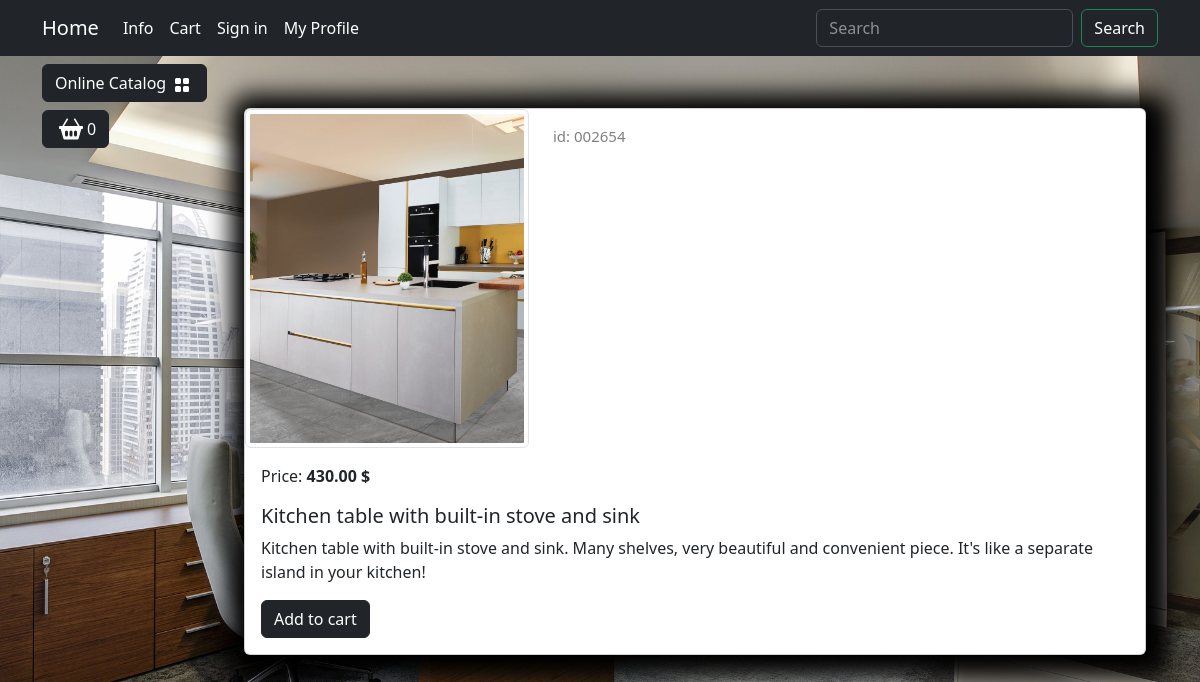
Page /catalog/product/kitchen-table-with-built-in-stove-and-sink/ on the earlier database version.
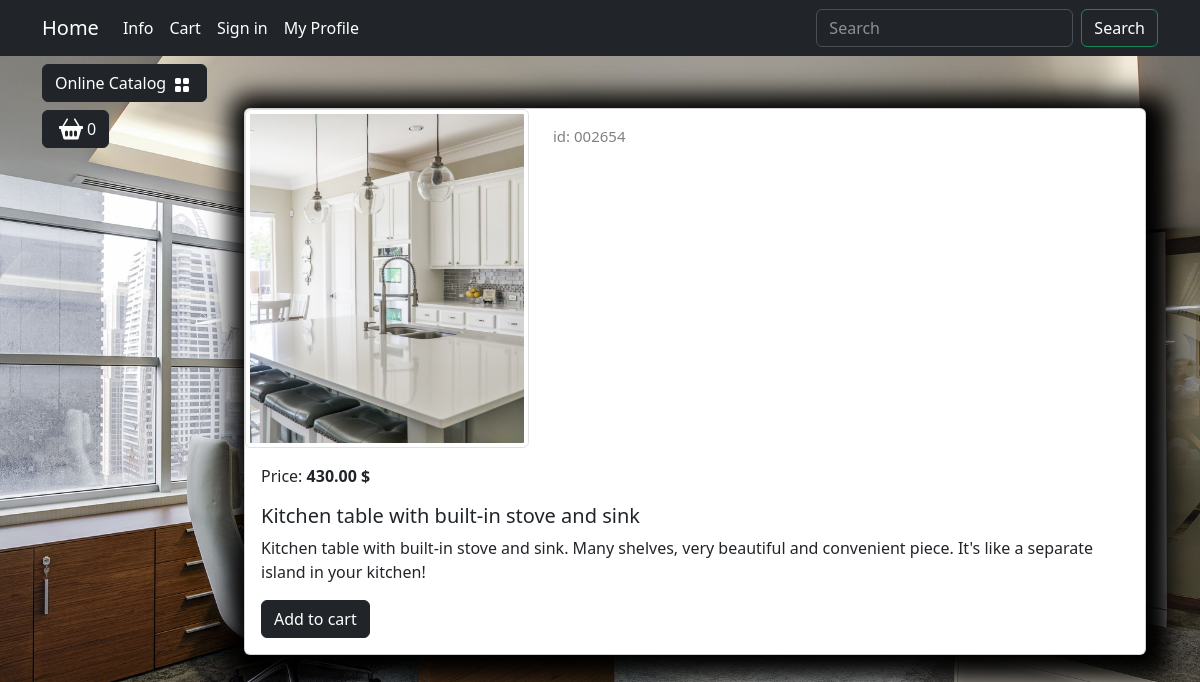
Same page on the later database version.
### goods/models.py (models this page shows, shortened)
class Product(models.Model):
    name = models.CharField(max_length=150, unique=True)
    slug = models.SlugField(max_length=200, unique=True, blank=True, null=True, verbose_name='URL')
    description = models.TextField(blank=True, null=True)
    image = models.ImageField(upload_to='goods_images', blank=True, null=True)
    price = models.DecimalField(default=0.00, max_digits=7, decimal_places=2)
    discount = models.DecimalField(default=0.00, max_digits=4, decimal_places=2)
    quantity = models.PositiveIntegerField(default=0)
    category = models.ForeignKey(Category, on_delete=models.CASCADE)
    class Meta:
        db_table = 'product'
        verbose_name = 'Product'
        verbose_name_plural = 'Products'
        ordering = ("-id",)

### goods/views.py (the view)
# urls.py: path('product/<slug:slug>/', product, name='product'),
def product(request, slug=None):
    if slug:
        product = Product.objects.get(slug=slug)
    return render(request, 'goods/product.html', {'product': product})

### goods/context_processors.py (called while the page is built)
def categories(request):
    categories = Category.objects.all()
    return {'categories': categories}

### templates/goods/product.html (shortened to what this page needs)
{% extends "main/base.html" %}
{% load static %}
{% block content %}
    <div class="container mt-5">
        <div class="card mb-4 custom-shadow">
            <div class="row">
                <div class="col-md-4">
                    <img src="{{product.image.url}}"
                        class="img-thumbnail" data-bs-toggle="modal" data-bs-target="#imageModal1">
                </div>
                <div class="col-md-4 ">
                    <p class="product_id mt-3">id: 002654</p>
                </div>
            </div>
            <div class="card-body">
                <p class="card-text">Price: <strong>{{product.price}} $</strong></p>
                <h5 class="card-title">{{product.name}}</h5>
                <p class="card-text">{{product.description}}</p>
                <a href="#" class="btn btn-dark add-to-cart">Add to cart</a>
            </div>
        </div>
    </div>
{% endblock content %}

Differences in the rows shown:
changed Product "Kitchen table with built-in stove and sink": image: a different picture
